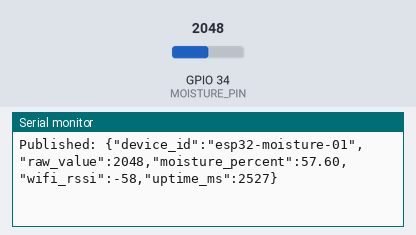
This sketch was run on a simulated ESP32. Shown: the last lines printed to the serial monitor. The test bench sets the inputs (shaded band); at power-on: GPIO 34 (MOISTURE_PIN) = 2048 (analog values on the 0–4095 scale). WiFi joins after 1.5 s; servers stay silent unless stated; no MQTT or app messages arrive unless stated.

Above: at 3.0 s.
3.1 s: GPIO 34 (MOISTURE_PIN) set to 56
At 3.1 s:
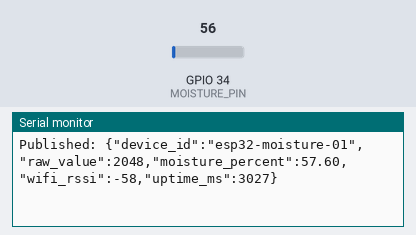
4.6 s: GPIO 34 (MOISTURE_PIN) set to 47
At 5.33 s:
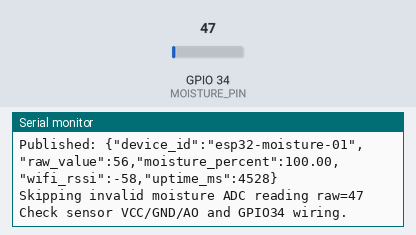
Timing chart, 0 to 7.6 s (numbered marks = the images above; inputs shaded):
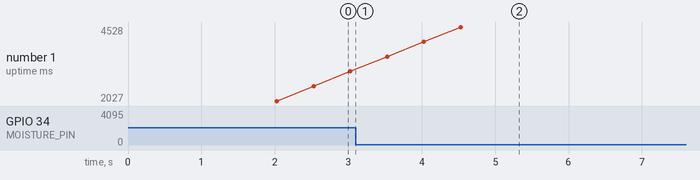

The sketch:

honey_grade_iot.ino
```cpp
#include <WiFi.h>
#include <PubSubClient.h>

#define WIFI_SSID "Mathias' Sxx U..."
#define WIFI_PASSWORD "1234567890223"

#define MQTT_HOST "102.223.8.140"
#define MQTT_PORT 1883
#define MQTT_USER "mqtt_user"
#define MQTT_PASS "ega12345"
#define MQTT_TOPIC "honeygrade/iot/moisture"
#define MQTT_STATUS_TOPIC "honeygrade/iot/moisture/status"

#define DEVICE_ID "esp32-moisture-01"
#define MOISTURE_PIN 34

// Adjust these two values after testing your exact sensor in air and in wet honey/water.
#define DRY_RAW 3200
#define WET_RAW 1200
#define ADC_FAULT_RAW_MIN 50
#define ADC_SAMPLE_COUNT 21

#define PUBLISH_INTERVAL_MS 500

WiFiClient wifiClient;
PubSubClient mqttClient(wifiClient);

unsigned long lastPublishMs = 0;
unsigned long lastWifiRetryMs = 0;

void onWiFiEvent(WiFiEvent_t event, WiFiEventInfo_t info) {
  switch (event) {
    case ARDUINO_EVENT_WIFI_STA_CONNECTED:
      Serial.println();
      Serial.println("WiFi event: connected to access point");
      break;
    case ARDUINO_EVENT_WIFI_STA_GOT_IP:
      Serial.print("WiFi event: got IP ");
      Serial.println(WiFi.localIP());
      break;
    case ARDUINO_EVENT_WIFI_STA_DISCONNECTED:
      Serial.println();
      Serial.print("WiFi event: disconnected, reason ");
      Serial.println(info.wifi_sta_disconnected.reason);
      break;
    default:
      break;
  }
}

float rawToMoisturePercent(int rawValue) {
  float percent = ((float)DRY_RAW - (float)rawValue) * 100.0 / ((float)DRY_RAW - (float)WET_RAW);
  if (percent < 0.0) percent = 0.0;
  if (percent > 100.0) percent = 100.0;
  return percent;
}

bool readStableRaw(int &rawValue) {
  int samples[ADC_SAMPLE_COUNT];

  for (int i = 0; i < ADC_SAMPLE_COUNT; i++) {
    samples[i] = analogRead(MOISTURE_PIN);
    delay(8);
  }

  for (int i = 1; i < ADC_SAMPLE_COUNT; i++) {
    int key = samples[i];
    int j = i - 1;
    while (j >= 0 && samples[j] > key) {
      samples[j + 1] = samples[j];
      j--;
    }
    samples[j + 1] = key;
  }

  int start = ADC_SAMPLE_COUNT / 4;
  int end = ADC_SAMPLE_COUNT - start;
  long sum = 0;
  int count = 0;
  for (int i = start; i < end; i++) {
    sum += samples[i];
    count++;
  }

  rawValue = count > 0 ? sum / count : samples[ADC_SAMPLE_COUNT / 2];
  return rawValue > ADC_FAULT_RAW_MIN;
}

void connectWifi() {
  if (WiFi.status() == WL_CONNECTED) return;

  Serial.print("WiFi connecting to ");
  Serial.println(WIFI_SSID);

  WiFi.persistent(false);
  WiFi.mode(WIFI_STA);
  WiFi.setSleep(false);
  WiFi.setAutoReconnect(true);
  WiFi.setTxPower(WIFI_POWER_19_5dBm);
  WiFi.setHostname(DEVICE_ID);
  WiFi.begin(WIFI_SSID, WIFI_PASSWORD);

  while (WiFi.status() != WL_CONNECTED) {
    delay(500);
    Serial.print(".");

    unsigned long now = millis();
    if (now - lastWifiRetryMs >= 15000) {
      lastWifiRetryMs = now;
      Serial.println();
      Serial.print("Still waiting for WiFi, status ");
      Serial.println(WiFi.status());
      WiFi.disconnect(false);
      delay(300);
      WiFi.begin(WIFI_SSID, WIFI_PASSWORD);
      Serial.print("WiFi retrying ");
      Serial.println(WIFI_SSID);
    }
  }

  Serial.println();
  Serial.print("WiFi connected. IP: ");
  Serial.println(WiFi.localIP());
}

void connectMqtt() {
  if (WiFi.status() != WL_CONNECTED) return;

  while (!mqttClient.connected()) {
    Serial.print("MQTT connecting...");
    if (mqttClient.connect(DEVICE_ID, MQTT_USER, MQTT_PASS, MQTT_STATUS_TOPIC, 1, true, "offline")) {
      Serial.println("connected");
      mqttClient.publish(MQTT_STATUS_TOPIC, "online", true);
    } else {
      Serial.print("failed, rc=");
      Serial.print(mqttClient.state());
      Serial.println(" retrying in 3 seconds");
      delay(3000);
    }
  }
}

void publishMoisture() {
  int rawValue = 0;
  if (!readStableRaw(rawValue)) {
    Serial.print("Skipping invalid moisture ADC reading raw=");
    Serial.println(rawValue);
    Serial.println("Check sensor VCC/GND/AO and GPIO34 wiring.");
    return;
  }
  float moisturePercent = rawToMoisturePercent(rawValue);

  char payload[220];
  snprintf(
    payload,
    sizeof(payload),
    "{\"device_id\":\"%s\",\"raw_value\":%d,\"moisture_percent\":%.2f,\"wifi_rssi\":%d,\"uptime_ms\":%lu}",
    DEVICE_ID,
    rawValue,
    moisturePercent,
    WiFi.RSSI(),
    millis()
  );

  bool ok = mqttClient.publish(MQTT_TOPIC, payload);
  Serial.print(ok ? "Published: " : "Publish failed: ");
  Serial.println(payload);
}

void setup() {
  Serial.begin(115200);
  delay(300);

  WiFi.onEvent(onWiFiEvent);

  analogReadResolution(12);
  analogSetPinAttenuation(MOISTURE_PIN, ADC_11db);

  connectWifi();
  mqttClient.setServer(MQTT_HOST, MQTT_PORT);
  connectMqtt();
}

void loop() {
  if (WiFi.status() != WL_CONNECTED) {
    connectWifi();
  }

  if (!mqttClient.connected()) {
    connectMqtt();
  }

  if (WiFi.status() != WL_CONNECTED || !mqttClient.connected()) {
    return;
  }

  mqttClient.loop();

  unsigned long now = millis();
  if (now - lastPublishMs >= PUBLISH_INTERVAL_MS) {
    lastPublishMs = now;
    publishMoisture();
  }
}
```

Measured:
- the behaviour switches between 51 and 50 on GPIO 34 (MOISTURE_PIN) (found by bisection; images 1 and 2)
- after the input at 4.6 s, the serial monitor: prints a new line after 0.43 s (image 2)
